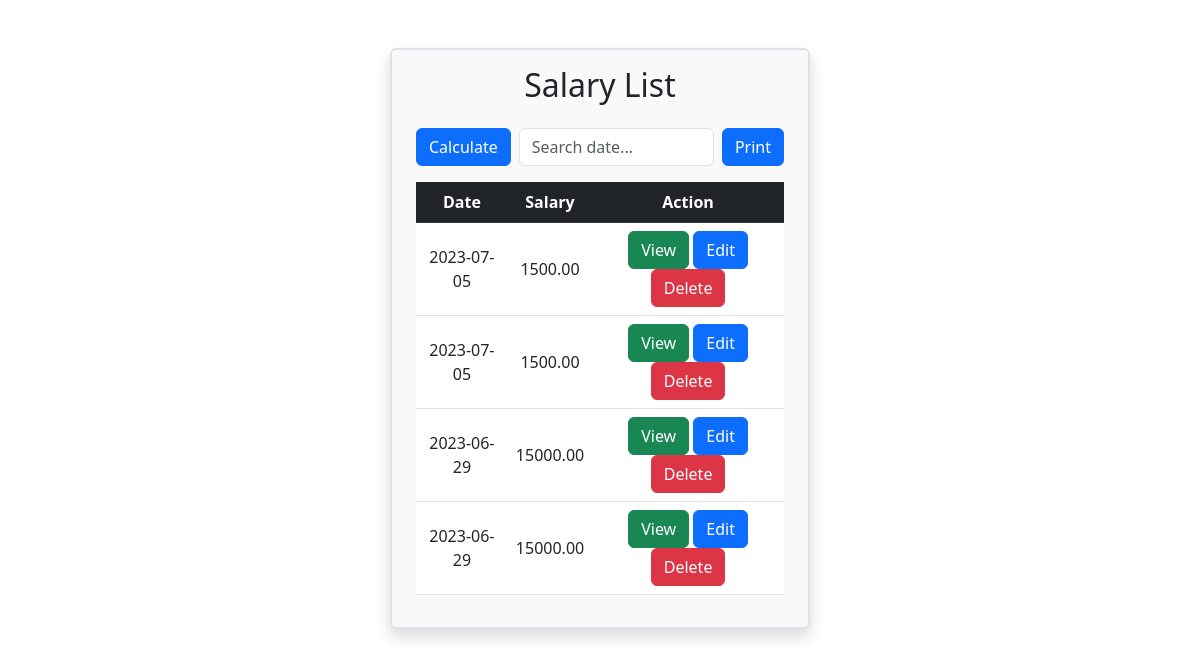
The app's page /salary.php, older data.
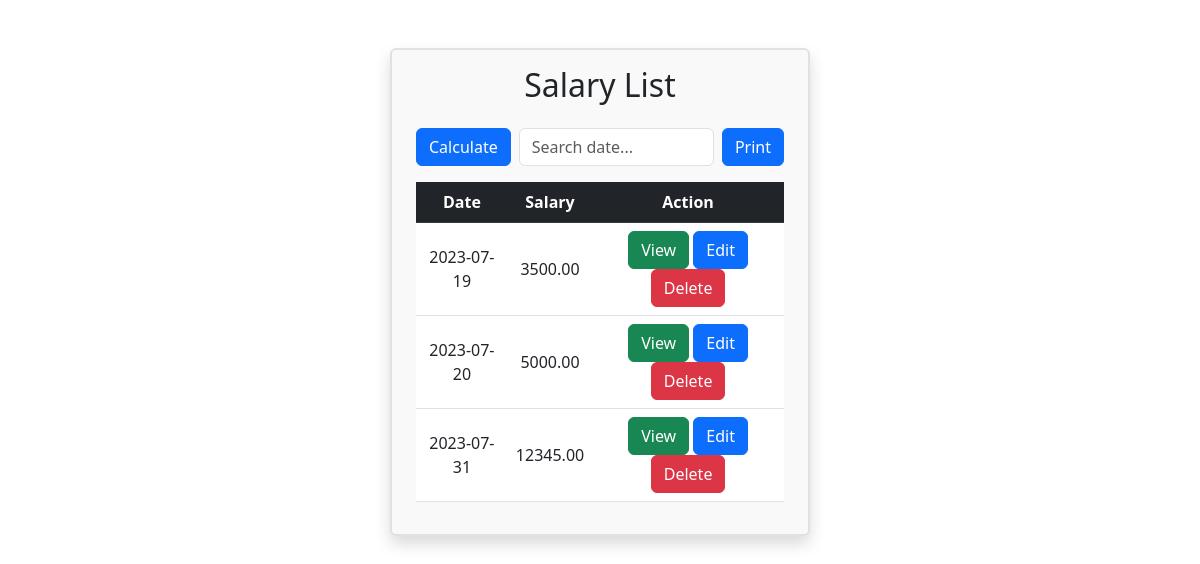
The same page, newer data.
### tables this page shows
CREATE TABLE IF NOT EXISTS `record_account` (
  `record_id` int NOT NULL AUTO_INCREMENT,
  `date_record` varchar(50) DEFAULT NULL,
  `amount_income` decimal(10,2) DEFAULT NULL,
  PRIMARY KEY (`record_id`)
);

### salary.php (the view, shortened to what this page needs)
<?php
include 'connect.php';
?>
<!DOCTYPE html>
<html lang="en">
<head>
    <link rel="stylesheet" href="style.css">
    <link href="https://cdn.jsdelivr.net/npm/bootstrap@5.3.0/dist/css/bootstrap.min.css" rel="stylesheet">
    <link rel="stylesheet" href="https://cdnjs.cloudflare.com/ajax/libs/font-awesome/6.4.0/css/all.min.css" />
    <link rel="stylesheet" href="https://cdnjs.cloudflare.com/ajax/libs/animate.css/4.1.1/animate.min.css"/>
</head>
<body>
  <div class="container salary-container my-5 border border-2 px-4 rounded py-3 shadow">
    <h2 class="text-center mb-4">Salary List</h2>
    <div class="d-flex align-items-center gap-2">
<button class="btn btn-primary" onclick="window.location.href = 'index.php'">Calculate</button>
<input type="text" name="search_box" id="search" class="form-control" placeholder="Search date..." onfocus="this.value=''" >
<button class="btn btn-primary ms-auto print">Print</button>
</div>
<table id="salary" class=" mt-3 table table-hover text-center align-middle">
  <thead>
    <tr class="table-dark">
      <th scope="col" >Date</th>
      <th scope="col">Salary</th>
      <th scope="col" >Action</th>
    </tr>
  </thead>
  <tbody>
  <?php
    $sql = "SELECT * FROM record_account";
    $result = $con->query($sql);
    if ($result->num_rows > 0) {
        while($row = $result->fetch_assoc()) { ?>
          <tr>
            <td><?php echo $row['date_record']; ?></td>
            <td><?php echo $row['amount_income']; ?></td>
            <td>
            <a href="view.php?viewid=<?php echo $row['record_id']; ?>" class="btn btn-success view-button">View</a>
            <a href="update.php?updateid=<?php echo $row['record_id']; ?>" class="btn btn-primary edit-button">Edit</a>
            <button class="btn btn-danger delete-button" id="delete" data-deleteid="<?php echo $row['record_id']; ?>">Delete</button>
            </td>
          </tr>
    <?php   }
    } else {
        echo '<p class="text-center mt-2"> Data is empty.</p>';
    }
  ?>
  </tbody>
</table>
</div>
<link href="
https://cdn.jsdelivr.net/npm/sweetalert2@11.7.18/dist/sweetalert2.min.css
" rel="stylesheet">
</body>
</html>

### style.css (style rules this page uses)
.container { max-width: 50rem; background-color: #f9f9f9; padding: 3rem 3rem; border-radius: 10px; box-shadow: 0px 0px 18px #888888; }
@media (min-width: 767.99px) { .salary-container { width: 80%!important; } }
@media (min-width: 1024px) { .salary-container { width: 35%!important; } }

Row changes from the older to the newer data that the page shows:
removed record_account: date_record "2023-07-05", amount_income "1500.00"
removed record_account: date_record "2023-07-05", amount_income "1500.00"
removed record_account: date_record "2023-06-29", amount_income "15000.00"
removed record_account: date_record "2023-06-29", amount_income "15000.00"
added record_account: date_record "2023-07-19", amount_income "3500.00"
added record_account: date_record "2023-07-20", amount_income "5000.00"
added record_account: date_record "2023-07-31", amount_income "12345.00"
